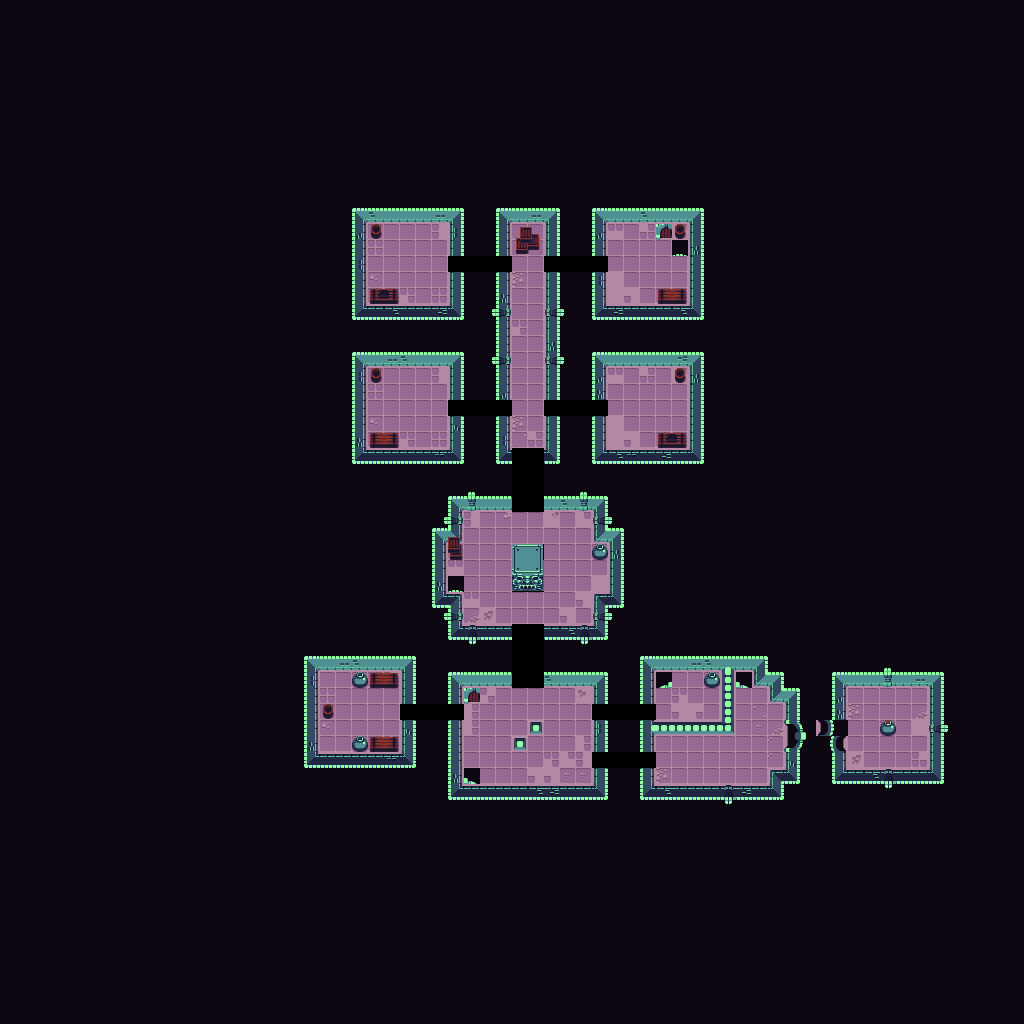

Tiled map render using the project's own tile images. Description and the map definition, with tile-layer contents summarised, below:
An orthogonal 64x64 tile map with 16x16 px tiles, 3 tile layers (tiles, obj, fow), 2 hidden layers not drawn, 2 tilesets and 45 objects (19x door, 7x vase, 6x guard, 5x bat, 4x chest, ...).

<map version="1.2" tiledversion="1.3.4" orientation="orthogonal" renderorder="right-down" width="64" height="64" tilewidth="16" tileheight="16" infinite="0" nextlayerid="7" nextobjectid="92">
 <tileset firstgid="1" name="sheet" tilewidth="16" tileheight="16" tilecount="361" columns="19">
  <image source="../textures/sheet.png" width="304" height="304" />
 </tileset>
 <tileset firstgid="362" name="info" tilewidth="16" tileheight="16" tilecount="16" columns="4">
  <image source="../textures/info.png" width="64" height="64" />
 </tileset>
 <layer id="1" name="tiles" width="64" height="64">
  <data>[4096 cells, 4096 non-empty, 107 distinct tile ids]</data>
 </layer>
 <layer id="2" name="obj" width="64" height="64">
  <data>[4096 cells, 35 non-empty, 17 distinct tile ids]</data>
 </layer>
 <objectgroup id="3" name="entities">
  <object id="16" type="chest" x="592" y="544" width="16" height="16">
   <properties>
    <property name="Chest:Gold" value="3" />
    <property name="Collider2DComponent:Size" value="16,16" />
    <property name="Collider2DComponent:Trigger" value="true" />
    <property name="Static" value="true" />
   </properties>
  </object>
  <object id="18" type="chest" x="704" y="672" width="16" height="16">
   <properties>
    <property name="Chest:Bomb" value="1" />
    <property name="Chest:Gold" value="0" />
    <property name="Collider2DComponent:Size" value="16,16" />
    <property name="Collider2DComponent:Trigger" value="true" />
    <property name="Static" value="true" />
   </properties>
  </object>
  <object id="19" type="chest" x="352" y="672" width="16" height="16">
   <properties>
    <property name="Chest:Gold" value="6" />
    <property name="Collider2DComponent:Size" value="16,16" />
    <property name="Collider2DComponent:Trigger" value="true" />
    <property name="Static" value="true" />
   </properties>
  </object>
  <object id="20" type="chest" x="352" y="736" width="16" height="16">
   <properties>
    <property name="Chest:Gold" value="2" />
    <property name="Collider2DComponent:Size" value="16,16" />
    <property name="Collider2DComponent:Trigger" value="true" />
    <property name="Static" value="true" />
   </properties>
  </object>
  <object id="21" type="vase" x="464" y="688" width="16" height="16">
   <properties>
    <property name="Collider2DComponent:Size" value="16,16" />
    <property name="Static" value="true" />
    <property name="Vase:Gold" value="1" />
   </properties>
  </object>
  <object id="22" type="vase" x="464" y="768" width="16" height="16">
   <properties>
    <property name="Collider2DComponent:Size" value="16,16" />
    <property name="Static" value="true" />
    <property name="Vase:Gold" value="0" />
   </properties>
  </object>
  <object id="23" type="vase" x="656" y="672" width="16" height="16">
   <properties>
    <property name="Collider2DComponent:Size" value="16,16" />
    <property name="Static" value="true" />
    <property name="Vase:Gold" value="1" />
   </properties>
  </object>
  <object id="24" type="vase" x="736" y="672" width="16" height="16">
   <properties>
    <property name="Collider2DComponent:Size" value="16,16" />
    <property name="Static" value="true" />
    <property name="Vase:Gold" value="0" />
   </properties>
  </object>
  <object id="25" type="vase" x="448" y="576" width="16" height="16">
   <properties>
    <property name="Collider2DComponent:Size" value="16,16" />
    <property name="Static" value="true" />
    <property name="Vase:Gold" value="1" />
   </properties>
  </object>
  <object id="26" type="vase" x="656" y="224" width="16" height="16">
   <properties>
    <property name="Collider2DComponent:Size" value="16,16" />
    <property name="Static" value="true" />
    <property name="Vase:Gold" value="0" />
   </properties>
  </object>
  <object id="27" type="vase" x="672" y="240" width="16" height="16">
   <properties>
    <property name="Collider2DComponent:Size" value="16,16" />
    <property name="Static" value="true" />
    <property name="Vase:Gold" value="0" />
   </properties>
  </object>
  <object id="28" type="stairs" x="880" y="720" width="16" height="16">
   <properties>
    <property name="Collider2DComponent:Size" value="4,4" />
    <property name="Collider2DComponent:Trigger" value="true" />
    <property name="Exit" value="" />
   </properties>
  </object>
  <object id="29" type="door" x="640" y="704" width="16" height="16">
   <properties>
    <property name="Collider2DComponent:Size" value="16,16" />
    <property name="Collider2DComponent:Trigger" value="true" />
    <property name="Door:Open" value="false" />
    <property name="Door:Target" value="30" />
    <property name="Static" value="true" />
   </properties>
  </object>
  <object id="30" type="door" x="592" y="704" width="16" height="16">
   <properties>
    <property name="Collider2DComponent:Size" value="16,16" />
    <property name="Collider2DComponent:Trigger" value="true" />
    <property name="Door:Open" value="false" />
    <property name="Door:Target" value="29" />
    <property name="Static" value="true" />
   </properties>
  </object>
  <object id="31" type="door" x="592" y="752" width="16" height="16">
   <properties>
    <property name="Collider2DComponent:Size" value="16,16" />
    <property name="Collider2DComponent:Trigger" value="true" />
    <property name="Door:Open" value="false" />
    <property name="Door:Target" value="32" />
    <property name="Static" value="true" />
   </properties>
  </object>
  <object id="32" type="door" x="640" y="752" width="16" height="16">
   <properties>
    <property name="Collider2DComponent:Size" value="16,16" />
    <property name="Collider2DComponent:Trigger" value="true" />
    <property name="Door:Open" value="false" />
    <property name="Door:Target" value="31" />
    <property name="Static" value="true" />
   </properties>
  </object>
  <object id="33" type="door" x="592" y="400" width="16" height="16">
   <properties>
    <property name="Collider2DComponent:Size" value="16,16" />
    <property name="Collider2DComponent:Trigger" value="true" />
    <property name="Door:CloseSound" value="prisonDoorOpen.wav" />
    <property name="Door:Open" value="false" />
    <property name="Door:OpenSound" value="prisonDoorOpen.wav" />
    <property name="Door:Target" value="34" />
    <property name="Static" value="true" />
   </properties>
  </object>
  <object id="34" type="door" x="544" y="400" width="16" height="16">
   <properties>
    <property name="Collider2DComponent:Size" value="16,16" />
    <property name="Collider2DComponent:Trigger" value="true" />
    <property name="Door:CloseSound" value="prisonDoorOpen.wav" />
    <property name="Door:Open" value="false" />
    <property name="Door:OpenSound" value="prisonDoorOpen.wav" />
    <property name="Door:Target" value="33" />
    <property name="Static" value="true" />
   </properties>
  </object>
  <object id="35" type="door" x="496" y="400" width="16" height="16">
   <properties>
    <property name="Collider2DComponent:Size" value="16,16" />
    <property name="Collider2DComponent:Trigger" value="true" />
    <property name="Door:CloseSound" value="prisonDoorOpen.wav" />
    <property name="Door:Open" value="false" />
    <property name="Door:OpenSound" value="prisonDoorOpen.wav" />
    <property name="Door:Target" value="36" />
    <property name="Static" value="true" />
   </properties>
  </object>
  </objectgroup>
 <layer id="4" name="fow" width="64" height="64">
  <data>[4096 cells, 0 non-empty, 0 distinct tile ids]</data>
 </layer>
 <layer id="5" name="collisions" width="64" height="64" visible="0" opacity="0.41">
  <data>[4096 cells, 3804 non-empty, 1 distinct tile ids]</data>
 </layer>
 <layer id="6" name="room" width="64" height="64" visible="0" opacity="0.65">
  <data>[4096 cells, 624 non-empty, 1 distinct tile ids]</data>
 </layer>
</map>
<!-- 26 of 45 objects omitted -->